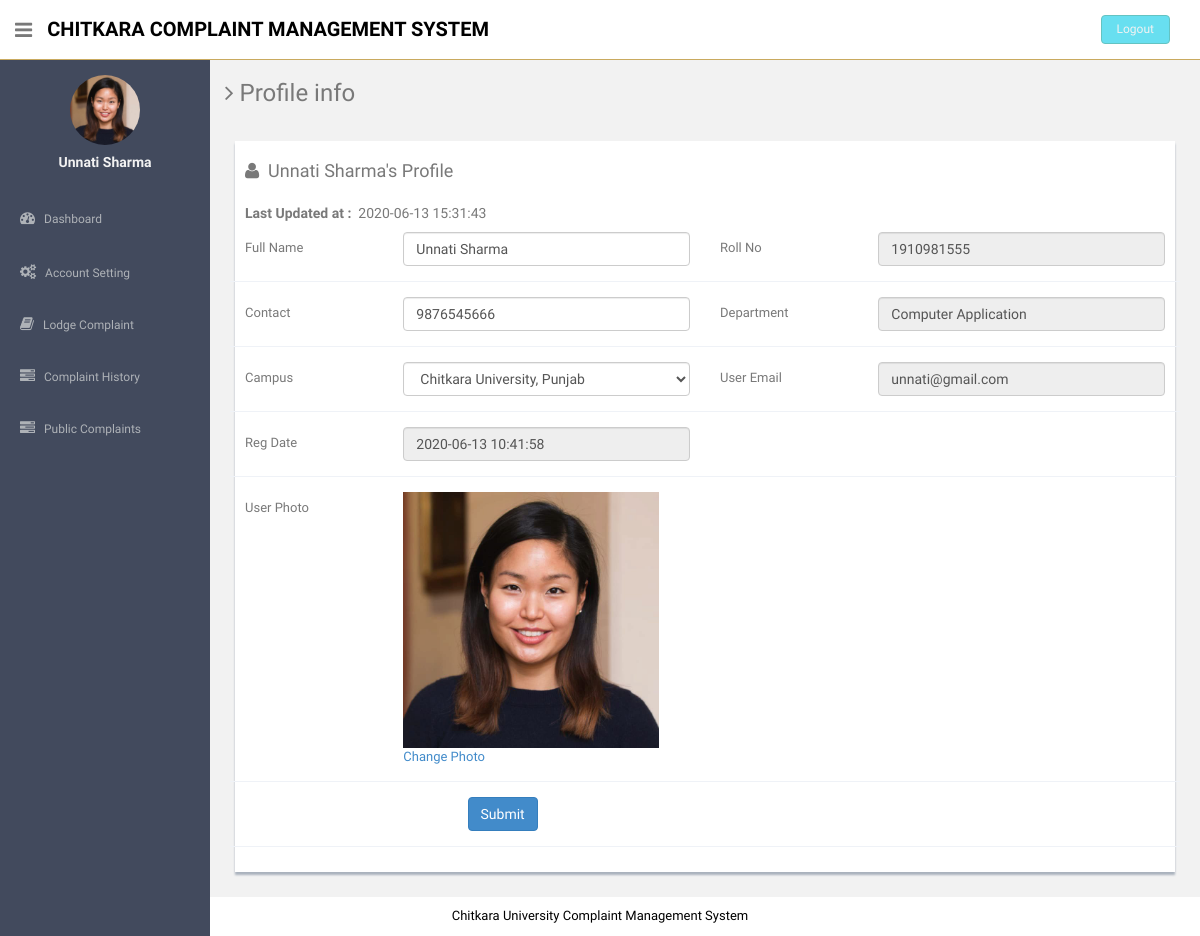
/users/profile.php (signed in), run on the app's committed database.
### tables this page shows
CREATE TABLE `users` (
  `id` varchar(99) NOT NULL,
  `rollNo` int(15) NOT NULL,
  `fullName` varchar(255) DEFAULT NULL,
  `department` varchar(30) DEFAULT NULL,
  `userEmail` varchar(255) DEFAULT NULL,
  `password` varchar(255) DEFAULT NULL,
  `contactNo` bigint(11) DEFAULT NULL,
  `State` int(1) DEFAULT '0',
  `userImage` varchar(255) DEFAULT NULL,
  `regDate` timestamp NOT NULL DEFAULT CURRENT_TIMESTAMP,
  `updationDate` timestamp NOT NULL DEFAULT CURRENT_TIMESTAMP ON UPDATE CURRENT_TIMESTAMP,
  `status` int(1) DEFAULT NULL
);

CREATE TABLE `departments` (
  `DepUniqueId` varchar(20) NOT NULL,
  `DepId` varchar(15) NOT NULL,
  `DepName` varchar(30) NOT NULL,
  `status` int(1) DEFAULT NULL
);

### users/profile.php (the view, shortened to what this page needs)
<?php
include('includes/config.php');
if(strlen($_SESSION['login'])==0)
  {
header('location:index.php');
}
else{
?>
<!DOCTYPE html>
<html lang="en">
  <head>
    <link href="assets/css/bootstrap.css" rel="stylesheet">
    <link href="assets/font-awesome/css/font-awesome.css" rel="stylesheet" />
    <link rel="stylesheet" type="text/css" href="assets/js/bootstrap-datepicker/css/datepicker.css" />
    <link rel="stylesheet" type="text/css" href="assets/js/bootstrap-daterangepicker/daterangepicker.css" />
    <link href="assets/css/style.css" rel="stylesheet">
    <link href="assets/css/style-responsive.css" rel="stylesheet">
  </head>
  <body>
  <section id="container" >
     <?php include("includes/header.php");?>
      <?php include("includes/sidebar.php");?>
      <section id="main-content">
          <section class="wrapper">
          	<h3><i class="fa fa-angle-right"></i> Profile info</h3>
          	<div class="row mt">
          		<div class="col-lg-12">
                  <div class="form-panel">
                          <?php $query=mysqli_query($con,"select * from users where userEmail='".$_SESSION['login']."'");
                          while($row=mysqli_fetch_array($query))
                          {
                          ?>
                            <h4 class="mb"><i class="fa fa-user"></i>&nbsp;&nbsp;<?php echo htmlentities($row['fullName']);?>'s Profile</h4>
                          <h5><b>Last Updated at :</b>&nbsp;&nbsp;<?php echo htmlentities($row['updationDate']);?></h5>
                      <form class="form-horizontal style-form" method="post" name="profile" >
                        <div class="form-group">
                          <label class="col-sm-2 col-sm-2 control-label">Full Name</label>
                          <div class="col-sm-4">
                            <input type="text" name="fullname" required="required" value="<?php echo htmlentities($row['fullName']);?>" class="form-control" >
                          </div>
                          <label class="col-sm-2 col-sm-2 control-label">Roll No </label>
                          <div class="col-sm-4">
                            <input type="text" name="rollNo" required="required" value="<?php echo htmlentities($row['rollNo']);?>" class="form-control" readonly>
                          </div>
                        </div>
                        <div class="form-group">
                        <label class="col-sm-2 col-sm-2 control-label">Contact</label>
                        <div class="col-sm-4">
                          <input type="text" name="contactno" required="required" value="<?php echo htmlentities($row['contactNo']);?>" class="form-control">
                        </div>
<label class="col-sm-2 col-sm-2 control-label">Department</label>
<div class="col-sm-4">
<?php $sql=mysqli_query($con,"select * from departments");
while ($rw=mysqli_fetch_array($sql)) {
if($rw['DepUniqueId']==$row[department])
$dep = $rw['DepName'];
}
?>
<input type="text" name="department" required="required" value="<?php echo htmlentities($dep);?>" class="form-control" readonly>
</div>
</div>
<div class="form-group">
<label class="col-sm-2 col-sm-2 control-label">Campus</label>
<div class="col-sm-4">
<select name="state" required="required" class="form-control">
<?php $sql=mysqli_query($con,"select stateName from state ");
while ($rw=mysqli_fetch_array($sql)) {
  ?>
  <option value="<?php echo htmlentities($rw['stateName']);?>"><?php echo htmlentities($rw['stateName']);?></option>
<?php
}
?>
</select>
</div>
<label class="col-sm-2 col-sm-2 control-label">User Email </label>
 <div class="col-sm-4">
<input type="email" name="useremail" required="required" value="<?php echo htmlentities($row['userEmail']);?>" class="form-control" readonly>
</div>
</div>
<div class="form-group">
<label class="col-sm-2 col-sm-2 control-label">Reg Date </label>
<div class="col-sm-4">
<input type="text" name="regdate" required="required" value="<?php echo htmlentities($row['regDate']);?>" class="form-control" readonly>
 </div>
</div>
<div class="form-group">
<label class="col-sm-2 col-sm-2 control-label">User Photo</label>
<div class="col-sm-4">
<?php $userphoto=$row['userImage'];
if($userphoto==""):
?>
<img src="userimages/noimage.png" width="256" height="256" >
<a href="update-image.php">Change Photo</a>
<?php else:?>
	<img src="userimages/<?php echo htmlentities($userphoto);?>" width="256" height="256">
	<a href="update-image.php">Change Photo</a>
<?php endif;?>
</div>
</div>
<?php } ?>
                          <div class="form-group">
                           <div class="col-sm-10" style="padding-left:25% ">
<button type="submit" name="submit" class="btn btn-primary">Submit</button>
</div>
</div>
                          </form>
                          </div>
                          </div>
                          </div>
		</section>
      </section>
    <?php include("includes/footer.php");?>
  </section>
  </body>
</html>
<?php } ?>

### users/includes/header.php
<header class="header black-bg">
             <div class="sidebar-toggle-box">
                 <div class="fa fa-bars tooltips" data-placement="right" data-original-title="Toggle Navigation"></div>
             </div>
           <a href="dashboard.php" class="logo"><b>Chitkara Complaint Management System</b></a>
           <div class="top-menu">
           	<ul class="nav pull-right top-menu">
                   <li><a class="logout" href="logout.php">Logout</a></li>
           	</ul>
           </div>
       </header>

### users/includes/sidebar.php (shortened to what this page needs)
<aside>
          <div id="sidebar"  class="nav-collapse ">
              <ul class="sidebar-menu" id="nav-accordion">
                              <?php $query=mysqli_query($con,"select fullName,userImage from users where userEmail='".$_SESSION['login']."'");
 while($row=mysqli_fetch_array($query))
 {
 ?>
                  <p class="centered"><a href="profile.php">
<?php $userphoto=$row['userImage'];
if($userphoto==""):
?>
<img src="userimages/noimage.png"  class="img-circle" width="70" height="70" >
<?php else:?>
  <img src="userimages/<?php echo htmlentities($userphoto);?>" class="img-circle" width="70" height="70">
<?php endif;?>
</a>
</p>
                  <h5 class="centered"><?php echo htmlentities($row['fullName']);?></h5>
                  <?php } ?>
                  <li class="mt">
                      <a href="dashboard.php">
                          <i class="fa fa-dashboard"></i>
                          <span>Dashboard</span>
                      </a>
                  </li>
                  <li class="sub-menu">
                      <a href="javascript:;" >
                          <i class="fa fa-cogs"></i>
                          <span>Account Setting</span>
                      </a>
                  </li>
                  <li class="sub-menu">
                      <a href="register-complaint.php" >
                          <i class="fa fa-book"></i>
                          <span>Lodge Complaint</span>
                      </a>
                    </li>
                  <li class="sub-menu">
                      <a href="complaint-history.php" >
                          <i class="fa fa-tasks"></i>
                          <span>Complaint History</span>
                      </a>
                  </li>
                  <li class="sub-menu">
                      <a href="public-complaints.php" >
                          <i class="fa fa-tasks"></i>
                          <span>Public Complaints</span>
                      </a>
                  </li>
              </ul>
          </div>
      </aside>

### users/includes/footer.php (shortened to what this page needs)
<footer class="site-footer">
         <div class="text-center">
            Chitkara University Complaint Management System
	 </div>
     </footer>

### users/assets/css/style.css (style rules this page uses)
body { color: #797979; background: #f2f2f2; font-family: 'Ruda', sans-serif; padding: 0px !important; margin: 0px !important; font-size:13px; }
ul li { list-style: none; }
a, a:hover, a:focus { text-decoration: none; outline: none; }
#container { width: 100%; height: 100%; }
.centered { text-align: center; }
.mt { margin-top: 25px; }
.mb { margin-bottom: 25px; }
ul.top-menu > li > .logout { color: #f2f2f2; font-size: 12px; border-radius: 4px; -webkit-border-radius: 4px; border: 1px solid #64c3c2 !important; padding: 5px 15px; margin-right: 15px; background: #68dff0; margin-top: 15px; }
#sidebar { width: 210px; height: 100%; position: fixed; background: #424a5d; }
#sidebar h5 { color: #f2f2f2; font-weight: 700; }
#sidebar ul li { position: relative; }
ul.sidebar-menu , ul.sidebar-menu li ul.sub { margin: -2px 0 0; padding: 0; }
ul.sidebar-menu { margin-top: 75px; }
ul.sidebar-menu li { margin-bottom: 5px; margin-left:10px; margin-right:10px; }
ul.sidebar-menu li.sub-menu { line-height: 15px; }
ul.sidebar-menu li a span { display: inline-block; }
ul.sidebar-menu li a { color: #aeb2b7; text-decoration: none; display: block; padding: 15px 0 15px 10px; font-size: 12px; outline: none; -webkit-transition: all 0.3s ease; -moz-transition: all 0.3s ease; -o-transition: all 0.3s ease; -ms-transition: all 0.3s ease; transition: all 0.3s ease; }
ul.sidebar-menu li a i { font-size: 15px; padding-right: 6px; }
#main-content { margin-left: 210px; }
.header, .footer { min-height: 60px; padding: 0 15px; }
.header { position: fixed; left: 0; right: 0; z-index: 1002; }
.black-bg { background: #ffffff; border-bottom: 1px solid #c9aa5f; }
.wrapper { display: inline-block; margin-top: 60px; padding-left: 15px; padding-right: 15px; padding-bottom: 15px; padding-top: 0px; width: 100%; }
a.logo { font-size: 20px; color: #000000; float: left; margin-top: 15px; text-transform: uppercase; }
a.logo b { font-weight: 900; }
#top_menu .nav > li, ul.top-menu > li { float: left; }
ul.top-menu > li > a { color: #666666; font-size: 16px; border-radius: 4px; -webkit-border-radius: 4px; border:1px solid #666666 !important; padding: 2px 6px; margin-right: 15px; }
.sidebar-toggle-box { float: left; padding-right: 15px; margin-top: 20px; }
.sidebar-toggle-box .fa-bars { cursor: pointer; display: inline-block; font-size: 20px; }
.form-panel { background: #ffffff; margin: 10px; padding: 10px; box-shadow: 0px 3px 2px #aab2bd; text-align: left; }
label { font-weight: 400; }
.form-horizontal.style-form .form-group { border-bottom: 1px solid #eff2f7; padding-bottom: 15px; margin-bottom: 15px; }
@media (min-width: 768px) { .form-horizontal .control-label { text-align: left; } }
.site-footer { background: #ffffff; color: #000000; padding: 10px 0; }

### data on the page
users: userImage (picture), fullName "Unnati Sharma", updationDate "2020-06-13 15:31:43", fullname "Unnati Sharma", rollNo "1910981555", contactno "9876545666", department "Computer Application", useremail "unnati@gmail.com", regdate "2020-06-13 10:41:58"

### other printed values
form field state "Chitkara University, Punjab"
